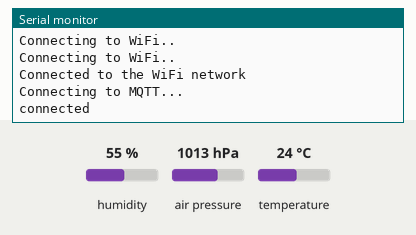
This sketch was run on a simulated ESP8266 (NodeMCU). Parts: the last lines printed to the serial monitor. The test bench sets the inputs (shaded band); at power-on: humidity 55 %, air pressure 1013 hPa, temperature 24 °C. WiFi joins after 1.5 s; servers stay silent unless stated; no MQTT or app messages arrive unless stated.

Above: at 2.7 s.
2.8 s: humidity set to 22 %
At 3.9 s:
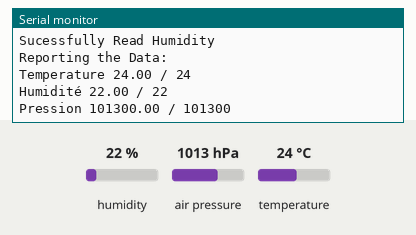
5.8 s: air pressure set to 952 hPa
At 8.1 s:
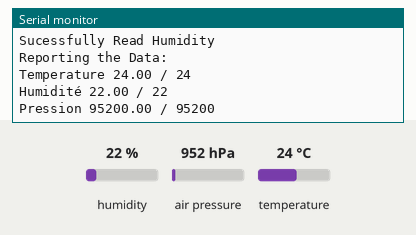
8.8 s: temperature set to 12 °C
At 10.7 s:
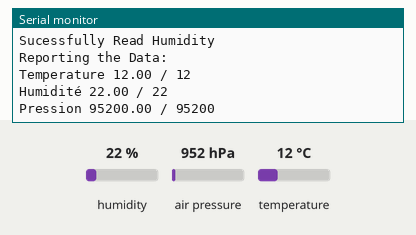
11.8 s: humidity set to 40 %
At 13.3 s:
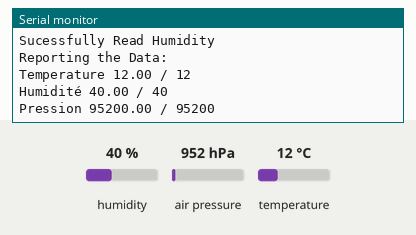
14.8 s: air pressure set to 975 hPa
At 17.3 s:
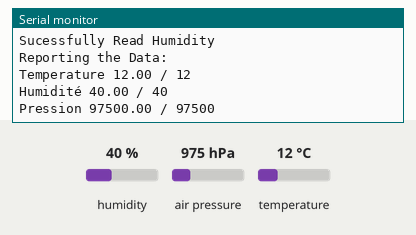
Timing chart, 0 to 18.8 s (numbered marks = the images above; inputs shaded):
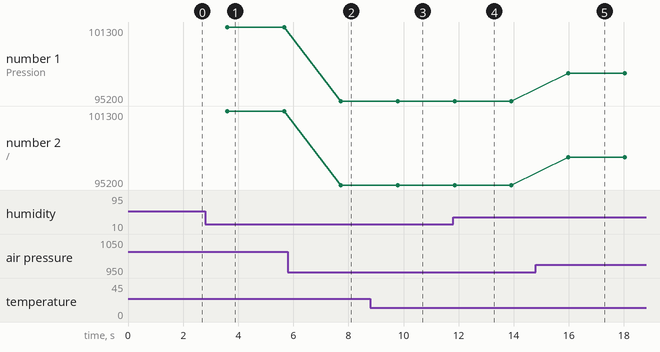

Measured:
- after the input at 2.8 s, the serial monitor: prints a new line after 0.78 s (image 1)
- after the input at 5.8 s, the serial monitor: prints a new line after 1.9 s (image 2)
- after the input at 8.8 s, the serial monitor: prints a new line after 0.96 s (image 3)
- after the input at 11.8 s, the serial monitor: prints a new line at once (image 4)
- after the input at 14.8 s, the serial monitor: prints a new line after 1.2 s (image 5)
- plotted number 1: 101300 → 95200 after the input at 5.8 s, 95200 → 97500 after the input at 14.8 s
- plotted number 2: 101300 → 95200 after the input at 5.8 s, 95200 → 97500 after the input at 14.8 s

The sketch:

main-1.0.ino
```cpp
/*
This is the main file for the ESP8266 based Weather Station
*/

//------------------------------------------------------------------------------------------
//Libraries
#include <ESP8266WiFi.h>
#include <PubSubClient.h>
#include <Wire.h>
#include <Adafruit_BMP085.h>
#include <Adafruit_Sensor.h>
#include <DHT.h>
#include <DHT_U.h>

//------------------------------------------------------------------------------------------
//Hardware
#define DHTPIN 2     // Digital pin connected to the DHT sensor
#define DHTTYPE    DHT22     // DHT 22 (AM2302)

//------------------------------------------------------------------------------------------
//Parameters
const char* ssid = "YOUR SSID HERE"; // Wifi Name
const char* mqttServer = "YOUR MQTT BROQUER ADRESS HERE"; // Broquer Adress
const int mqttPort = 1883; // MQTT Port
const char* mqttUser = "YOUR MQTT USER HERE"; // MQTT User
const char* mqttPassword = "YOUR MQTT PASSWORD HERE";// MQTT Password

//------------------------------------------------------------------------------------------
//Variables
uint32_t delayMS = 2000; // Delay Between Mesurements (in Ms)

float temp;
float humi;
float pres;

char temp_s[10];
char humi_s[10];
char pres_s[10];

//------------------------------------------------------------------------------------------
//Objects
DHT_Unified dht(DHTPIN, DHTTYPE);
WiFiClient espClient;
PubSubClient client(espClient);
Adafruit_BMP085 bmp;

//------------------------------------------------------------------------------------------
//Setup
void setup() {
  //----------------------------------------------
  Serial.begin(9600); //Start Serial

  //----------------------------------------------
  //DHT22 Sensor Init
  dht.begin();

  //----------------------------------------------
  //BMP085 Sensor Init
  if (!bmp.begin()) {
  Serial.println("Could not find a valid BMP085 sensor, check wiring!");
  while (1) {}
  }

  //----------------------------------------------
  //Wifi Init
  WiFi.begin(ssid);
  while (WiFi.status() != WL_CONNECTED) {
    delay(500);
    Serial.println("Connecting to WiFi..");
  }
  Serial.println("Connected to the WiFi network");

  //----------------------------------------------
  //Wifi Init
  client.setServer(mqttServer, mqttPort);
  while (!client.connected()) {
    Serial.println("Connecting to MQTT...");

    if (client.connect("ESP8266Client", mqttUser, mqttPassword )) {

      Serial.println("connected");

    } else {

      Serial.print("failed with state ");
      Serial.print(client.state());
      delay(2000);

    }
  }
  //----------------------------------------------
}

//------------------------------------------------------------------------------------------
//Loop
void loop() {
  delay(delayMS); // Delay between measurements.

  //
  // Verify Connection to MQTT & Wifi

  // Connect to Wifi
  if (WiFi.status() != WL_CONNECTED){
    WiFi.begin(ssid);
  }

  // Wait for Connexion
  while (WiFi.status() != WL_CONNECTED) {
    delay(500);
    Serial.println("Connecting to WiFi..");
  }

  // Connect to MQTT
  while (!client.connected()){
    Serial.println("Lost connection with MQTT Server. Reconnecting...");
    client.connect("ESP8266Client", mqttUser, mqttPassword );
    delay(2000);
  }


  //----------------------------------------------
  //DHT22 Sensors Part
  sensors_event_t event;
  dht.humidity().getEvent(&event);

  if (isnan(event.relative_humidity)) {
    Serial.println("Error Reading Humidity");
  } else {
    humi = event.relative_humidity;
    Serial.println("Sucessfully Read Humidity");
  }

  //----------------------------------------------
  //BMP085 Sensor Part

  temp = bmp.readTemperature();
  pres = bmp.readPressure();

  //----------------------------------------------
  //String Formatting
  sprintf(temp_s, "%g", temp);
  sprintf(humi_s, "%g", humi);
  sprintf(pres_s, "%g", pres);

  //----------------------------------------------
  // Publish the recordings
  client.publish("sensor0/temp", temp_s);
  client.publish("sensor0/humi", humi_s);
  client.publish("sensor0/pres", pres_s);

  //
  //
  Serial.println("Reporting the Data:");
  Serial.print("Temperature ");
  Serial.print(temp);
  Serial.print(" / ");
  Serial.println(temp_s);
  Serial.print("Humidité ");
  Serial.print(humi);
  Serial.print(" / ");
  Serial.println(humi_s);
  Serial.print("Pression ");
  Serial.print(pres);
  Serial.print(" / ");
  Serial.println(pres_s);
}
```
